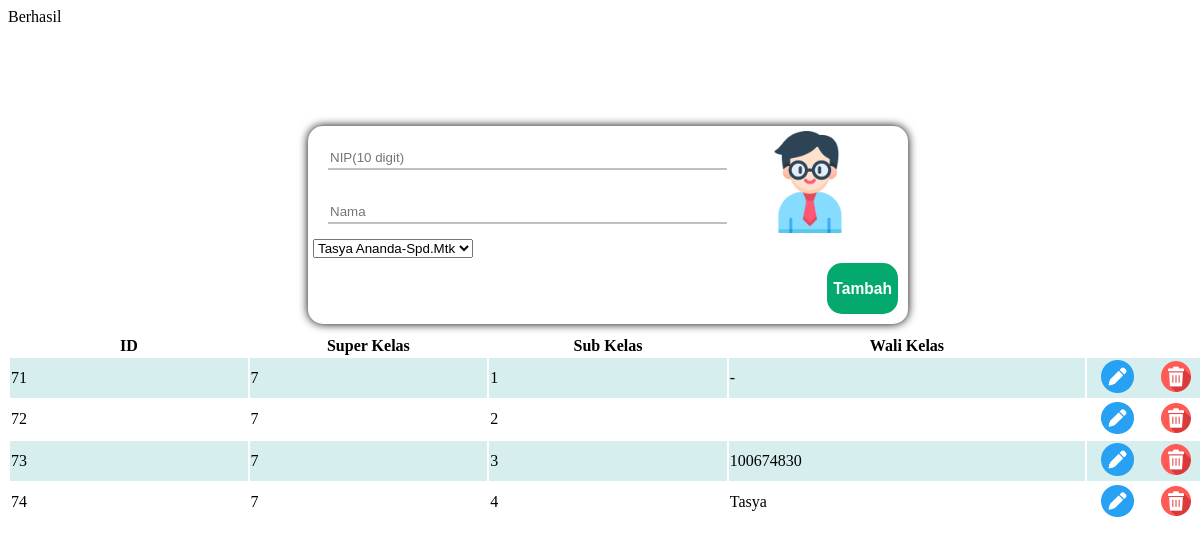
/kelas/kelas.php, run on the app's committed database.
### tables this page shows
CREATE TABLE `data_kelas` (
  `urut_kelas` int(11) NOT NULL,
  `id_kelas` int(11) NOT NULL,
  `sup_kelas` int(11) NOT NULL,
  `sub_kelas` int(11) NOT NULL,
  `wali_kelas` varchar(30) NOT NULL
);

### kelas/kelas.php (the view, shortened to what this page needs)
<!DOCTYPE html>
<html>
    <head>
    </head>
    <body style="width:100%; height:100%;">
        <?php
        include "../connect.php";
        echo '<div style="width: 100%;display:flex;justify-content: center;padding-top: 100px;">
            <form class="boxi" method="POST">
              <div style="display:flex; align-itemss:center;">
                <div style="width:75%;">
                  <input type="text" style="width: 90%;" placeholder="NIP(10 digit)" name="sup">
                  <input type="text" style="width: 90%;" placeholder="Nama" name="sub">
                  <select name="guru">';
                    $sql = "SELECT nip, nama_guru, gelar_guru FROM data_guru";
                    $result = $conn->query($sql);
                    while($row = $result->fetch_assoc()){
                      echo "<option value=".$row['nama_guru']."-".$row['gelar_guru'].">".$row['nama_guru']."-".$row['gelar_guru']."</option>";
                    }
                  echo '</select>
                </div>
              <div style="width: 25%;align-items: center; margin-left:5px;">
                <img style="width: 70%;" src="teacher.png" >
              </div>
            </div>
            <button  type="submit" style= "float: right; margin: 5PX; border: none; background-color: #04AA6D; color: white; border-radius: 15px;" name="simpan"><h3>Tambah</h3></button>
            </form>
          </div>';
        echo '<table width="100%">
        <tr>
          <th width="20%">ID</th>
          <th width="20%">Super Kelas</th>
          <th width="20%">Sub Kelas</th>
          <th width="30%">Wali Kelas</th>
          <th width="10%"></th>
        </tr>';
        $sql = "SELECT * FROM data_kelas";
        $result = $conn->query($sql);
        while($row = $result->fetch_assoc()) {
          echo "<tr><td>". $row["id_kelas"]. "</td><td>" . $row["sup_kelas"]."</td><td>". $row["sub_kelas"]."</td><td>".$row["wali_kelas"].'</td><td style="display:flex;">
          <form action="edit.php" method="GET"><button type="submit" name="edit" value="'.$row['urut_kelas'].'" style=" background-color:transparent; border:none;"><img src="pen.png" style="width: 70%;"></button></form>
          <form action="delete.php" method="GET"><button type="submit" name="hapus" value="'.$row['urut_kelas'].'" style="background-color:transparent; border:none;"><img src="delete.png" style="width: 70%;"></button></form>
          </td></tr>';
        }?>
    </body>
</html>

### kelas/kelas.php (style rules this page uses)
head,body { width:100%; height:100%; }
tr:nth-child(even) { background-color: #D6EEEE; }
.boxi { width: 50%; box-sizing: border-box; border-radius: 15px; box-shadow: 0px 0px 10px rgba(0,0, 0, 1); justify-content: center; padding: 5px; margin-bottom: 10px; }
form input { border: none; border-bottom: 2px solid silver; margin: 15px; height: 20px; }

### data on the page
data_kelas: id_kelas "71", sup_kelas "7", sub_kelas "1", wali_kelas "-"
data_kelas: id_kelas "72", sup_kelas "7", sub_kelas "2"
data_kelas: id_kelas "73", sup_kelas "7", sub_kelas "3", wali_kelas "100674830", $row['urut_kelas'] 6 (drawn)
data_kelas: id_kelas "74", sup_kelas "7", sub_kelas "4", wali_kelas "Tasya"

### other printed values
form field guru "Tasya Ananda-Spd.Mtk"
